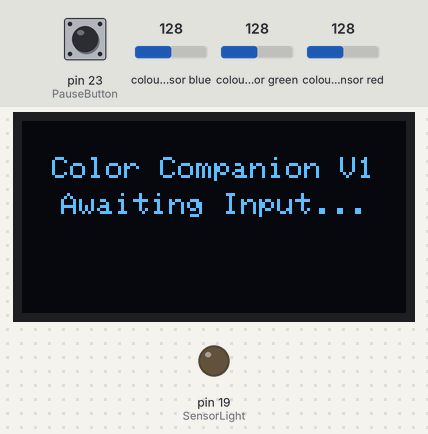
Recording of a sketch running on a simulated Arduino Mega 2560, built with avr-gcc and run on an emulated ATmega2560. On the bench: 128×64 one-colour display, output pins drawn as LEDs (lit = HIGH). Inputs (shaded band) come from the test bench; at power-on: pin 23 (PauseButton) HIGH, colour sensor blue 128, colour sensor green 128, colour sensor red 128.

Above: at 1.7 s.
1.8 s: pin 23 (PauseButton) pulled LOW for 0.15 s
At 2.9 s:
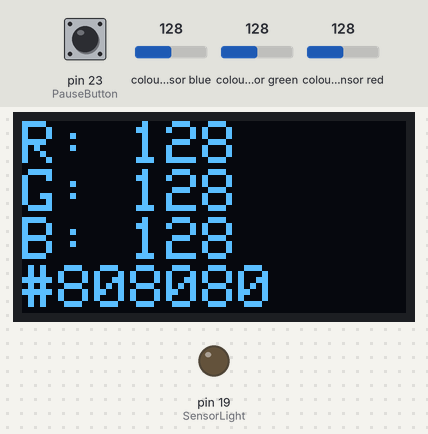
3.4 s: pin 23 (PauseButton) pulled LOW for 3.2 s
At 4.8 s:
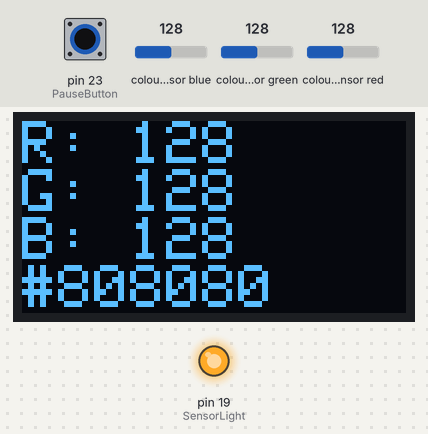
Timing chart, 0 to 8.2 s (numbered marks = the images above; inputs shaded):
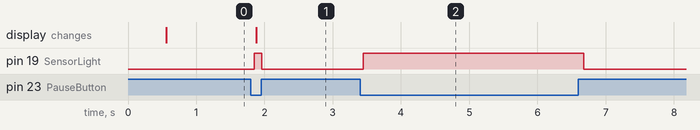

Measured:
- after the input at 1.8 s, pin 19 (SensorLight): LOW → HIGH after 0.05 s, → LOW 0.11 s later; the display: changes after 0.08 s (image 1)
- after the input at 3.4 s, pin 19 (SensorLight): LOW → HIGH after 0.05 s, → LOW 3.2 s later

The sketch:

Color_Picker.ino
```cpp
#include <Wire.h>
#include <Adafruit_TCS34725.h>
#include <Adafruit_SSD1306.h>
#include <splash.h>

#define SCREEN_WIDTH 128
#define SCREEN_HEIGHT 64
#define OLED_RESET     -1
#define SCREEN_ADDRESS 0x3C

Adafruit_SSD1306 display(SCREEN_WIDTH, SCREEN_HEIGHT, &Wire, OLED_RESET);
Adafruit_TCS34725 tcs = Adafruit_TCS34725(TCS34725_INTEGRATIONTIME_614MS, TCS34725_GAIN_1X);

int PauseButton = 23;
int SensorLight = 19;

void setup() {
  //Begins serial and displays splash screen
  Serial.begin(115200);
  pinMode(PauseButton, INPUT_PULLUP);
  pinMode(SensorLight, OUTPUT);


  delay(500);
  display.begin(SSD1306_SWITCHCAPVCC, 0x3C);
  display.clearDisplay();
  display.setTextColor(WHITE);
  display.setCursor(10,12);
  display.setTextSize(1);
  display.println("Color Companion V1");
  display.setCursor(13, 24);
  display.println("Awaiting Input...");
  display.display();
  display.clearDisplay();
}

void loop() {

    while (digitalRead(PauseButton)) {
    //Stop display refresh and turn off LED
    digitalWrite(SensorLight, LOW);
  }

  //Setting Up Variables and pins before display loop
  char ColorHex[8];
  float red, green, blue;
  tcs.getRGB(&red, &green, &blue);
  int red_I = (int)red;
  int blue_I = (int)blue;
  int green_I = (int)green;
  digitalWrite(SensorLight, HIGH);
  sprintf(ColorHex, "#%02x%02x%02x", red_I, green_I, blue_I);

  // Display Text Loop
  display.clearDisplay();
  display.setCursor(0,0);
  display.setTextSize(2);
  display.println("R: ");
  display.setCursor(36,0);
  display.println(red_I);

  display.setCursor(0,16);
  display.setTextSize(2);
  display.println("G: ");
  display.setCursor(36,16);
  display.println(green_I);

  display.setCursor(0,32);
  display.setTextSize(2);
  display.println("B: ");
  display.setCursor(36,32);
  display.println(blue_I);

  display.setTextSize(2);
  display.setCursor(0,48);
  display.println(ColorHex);

  display.display();


}
```
